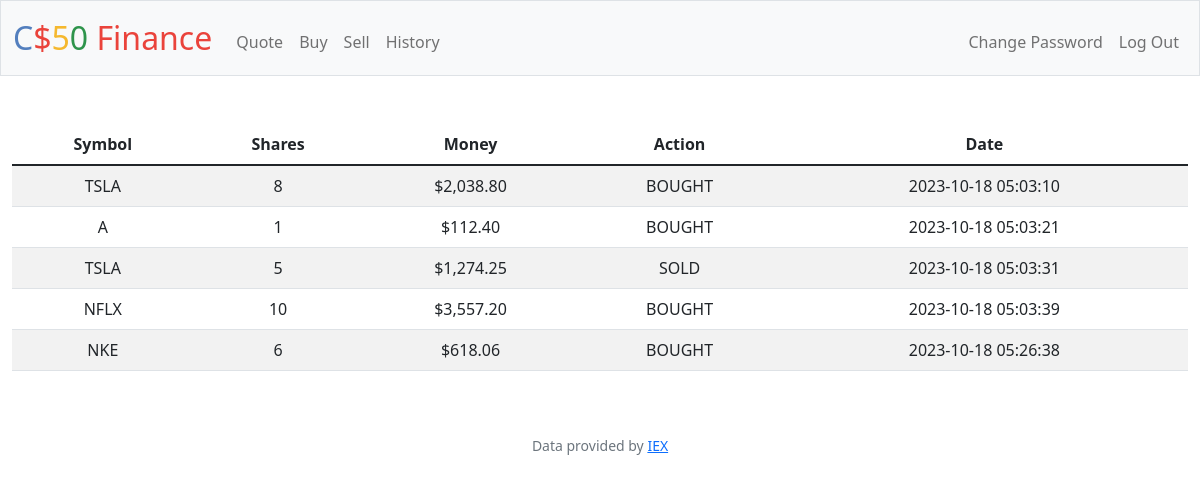
Screenshot of /history (signed in) with the database file from the repository.
### tables this page shows
CREATE TABLE history (
    user_id INTEGER NOT NULL,
    symbol TEXT NOT NULL,
    shares INTEGER NOT NULL,
    money NUMERIC NOT NULL,
    action TEXT NOT NULL,
    date TEXT NOT NULL,
    FOREIGN KEY(user_id) REFERENCES users(id)
);

### app.py (the view)
@app.route("/history")
@login_required
def history():
    records = db.execute("SELECT * FROM history WHERE user_id = ?", session.get("user_id"))
    return render_template("history.html", records=records)

### app.py (called while the page is built)
@app.after_request
def after_request(response):
    response.headers["Cache-Control"] = "no-cache, no-store, must-revalidate"
    response.headers["Expires"] = 0
    response.headers["Pragma"] = "no-cache"
    return response

### helpers.py (called while the page is built)
def login_required(f):
    @wraps(f)
    def decorated_function(*args, **kwargs):
        if session.get("user_id") is None:
            return redirect("/login")
        return f(*args, **kwargs)
    return decorated_function

### templates/history.html (shortened to what this page needs)
{% extends "layout.html" %}
{% block main %}
    <table class="table table-striped">
        <thead>
            <tr>
                <th scope="col">Symbol</th>
                <th scope="col">Shares</th>
                <th scope="col">Money</th>
                <th scope="col">Action</th>
                <th scope="col">Date</th>
            </tr>
        </thead>
        <tbody>
            {% for record in records %}
                <tr>
                    <td>{{ record.symbol }}</td>
                    <td>{{ record.shares }}</td>
                    <td>{{ record.money }}</td>
                    <td>{{ record.action }}</td>
                    <td>{{ record.date }}</td>
                </tr>
            {% endfor %}
        </tbody>
    </table>
{% endblock %}

### rows the page displays
history: symbol "TSLA", shares "8", money "$2,038.80", action "BOUGHT", date "2023-10-18 05:03:10"
history: symbol "A", shares "1", money "$112.40", action "BOUGHT", date "2023-10-18 05:03:21"
history: symbol "TSLA", shares "5", money "$1,274.25", action "SOLD", date "2023-10-18 05:03:31"
history: symbol "NFLX", shares "10", money "$3,557.20", action "BOUGHT", date "2023-10-18 05:03:39"
history: symbol "NKE", shares "6", money "$618.06", action "BOUGHT", date "2023-10-18 05:26:38"
